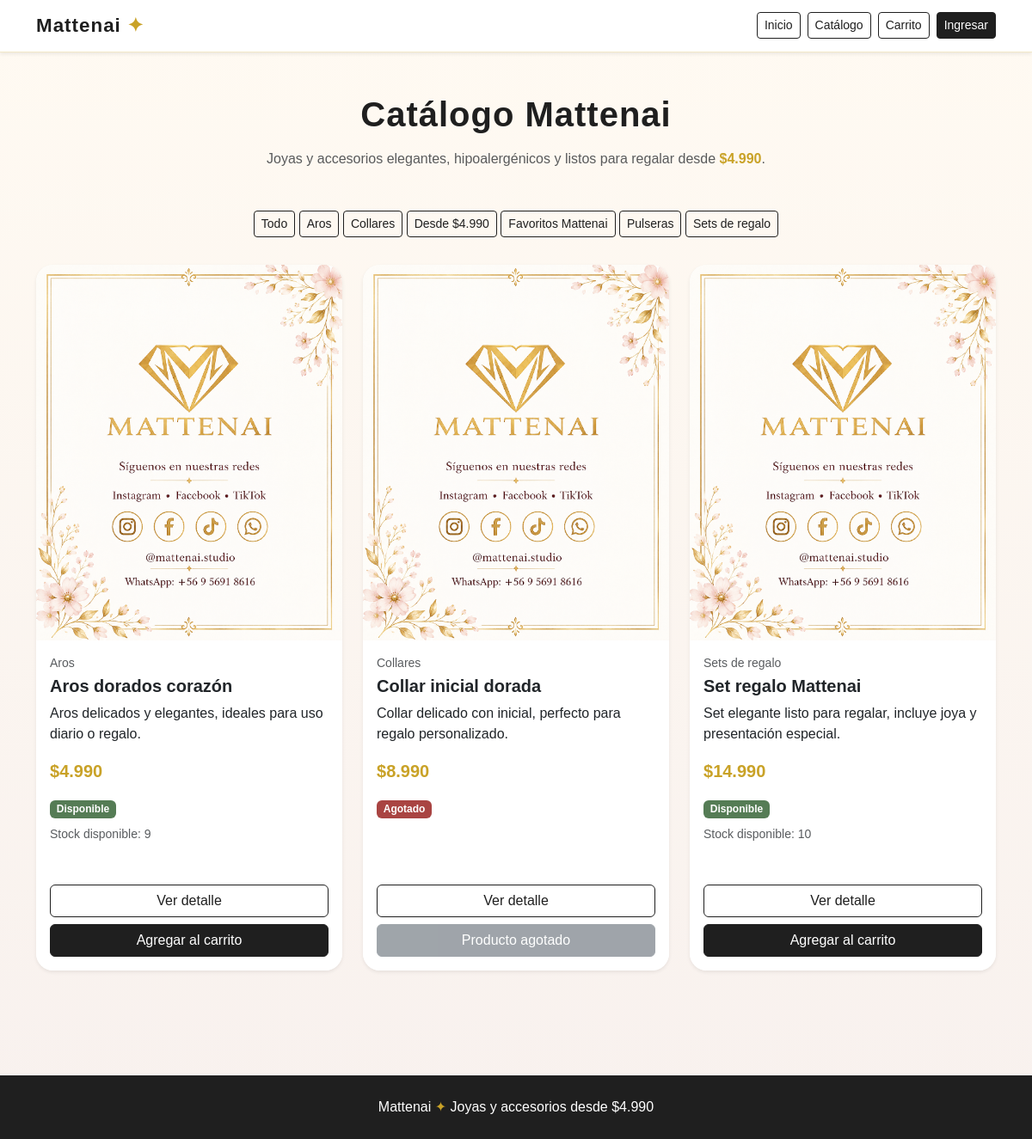
Screenshot of /catalogo/ with the database file from the repository.
### productos/models.py (models this page shows, shortened)
class Categoria(models.Model):
    nombre = models.CharField(max_length=100)
    descripcion = models.TextField(blank=True)
    class Meta:
        verbose_name = "Categoría"
        verbose_name_plural = "Categorías"
        ordering = ["nombre"]

class Producto(models.Model):
    categoria = models.ForeignKey(
        Categoria,
        on_delete=models.SET_NULL,
        null=True,
        blank=True,
        related_name="productos"
    )
    nombre = models.CharField(max_length=150)
    descripcion = models.TextField()
    precio = models.DecimalField(max_digits=10, decimal_places=0)
    costo = models.DecimalField(max_digits=10, decimal_places=0, default=0)
    stock = models.PositiveIntegerField(default=0)
    imagen = models.ImageField(upload_to="productos/", blank=True, null=True)
    activo = models.BooleanField(default=True)
    destacado = models.BooleanField(default=False)
    creado = models.DateTimeField(auto_now_add=True)
    class Meta:
        verbose_name = "Producto"
        verbose_name_plural = "Productos"
        ordering = ["nombre"]

### productos/views.py (the view)
# urls.py: path('catalogo/', views.catalogo, name='catalogo'),
def catalogo(request):
    productos = Producto.objects.filter(activo=True)
    categorias = Categoria.objects.all()
    categoria_id = request.GET.get('categoria')
    if categoria_id:
        productos = productos.filter(categoria_id=categoria_id)
    productos = list(productos)
    agregar_precios_formateados(productos)
    return render(request, 'productos/catalogo.html', {
        'productos': productos,
        'categorias': categorias,
    })

### productos/views.py (called while the page is built)
def formato_clp(valor):
    try:
        numero = int(valor)
        return f"{numero:,}".replace(",", ".")
    except (ValueError, TypeError):
        return valor

def agregar_precios_formateados(productos):
    for producto in productos:
        producto.precio_formateado = formato_clp(producto.precio)
    return productos

### templates/productos/catalogo.html (shortened to what this page needs)
{% load static %}
<!DOCTYPE html>
<html lang="es">
<head>
    <link href="https://cdn.jsdelivr.net/npm/bootstrap@5.3.3/dist/css/bootstrap.min.css" rel="stylesheet">
    <link rel="stylesheet" href="{% static 'css/style.css' %}">
</head>
<body class="bg-light">
{% include 'partials/navbar.html' %}
<div class="container py-5">
    <div class="text-center mb-5">
        <h1 class="fw-bold section-title">Catálogo Mattenai</h1>
        <p class="text-muted mt-3">
            Joyas y accesorios elegantes, hipoalergénicos y listos para regalar desde
            <strong class="text-gold">$4.990</strong>.
        </p>
    </div>
    <div class="mb-4 text-center">
        <a href="{% url 'catalogo' %}" class="btn btn-outline-dark btn-sm mb-2">
            Todo
        </a>
        {% for categoria in categorias %}
            <a href="?categoria={{ categoria.id }}" class="btn btn-outline-dark btn-sm mb-2">
                {{ categoria.nombre }}
            </a>
        {% endfor %}
    </div>
    <div class="row">
        {% for producto in productos %}
            <div class="col-md-4 mb-4">
                <div class="card h-100 shadow-sm border-0">
                    {% if producto.imagen %}
                        <img src="{{ producto.imagen.url }}" class="card-img-top" alt="{{ producto.nombre }}">
                    {% endif %}
                    <div class="card-body">
                        <p class="text-muted small mb-1">
                            {% if producto.categoria %}
                                {{ producto.categoria.nombre }}
                            {% else %}
                                Joya Mattenai
                            {% endif %}
                        </p>
                        <h5 class="card-title">
                            {{ producto.nombre }}
                        </h5>
                        <p class="card-text">
                            {{ producto.descripcion }}
                        </p>
                        <p class="fw-bold fs-5 price-mattenai">
                            ${{ producto.precio_formateado }}
                        </p>
                        {% if producto.stock > 0 %}
                            <span class="badge bg-success">
                                Disponible
                            </span>
                            <p class="text-muted small mt-2">
                                Stock disponible: {{ producto.stock }}
                            </p>
                        {% else %}
                            <span class="badge bg-danger">
                                Agotado
                            </span>
                        {% endif %}
                    </div>
                    <div class="card-footer bg-white border-0">
                        <a href="{% url 'detalle_producto' producto.id %}" class="btn btn-outline-dark w-100 mb-2">
                            Ver detalle
                        </a>
                        {% if producto.stock > 0 %}
                            <a href="{% url 'agregar_carrito' producto.id %}" class="btn btn-dark w-100">
                                Agregar al carrito
                            </a>
                        {% else %}
                            <button class="btn btn-secondary w-100" disabled>
                                Producto agotado
                            </button>
                        {% endif %}
                    </div>
                </div>
            </div>
        {% empty %}
            <div class="col-12">
                <div class="alert alert-info text-center">
                    No hay productos disponibles todavía.
                </div>
            </div>
        {% endfor %}
    </div>
</div>
<footer class="footer-mattenai text-center">
    <div class="container">
        <p class="mb-0">
            Mattenai <span>✦</span> Joyas y accesorios desde $4.990
        </p>
    </div>
</footer>
</body>
</html>

### templates/partials/navbar.html (shortened to what this page needs)
<nav class="navbar navbar-expand-lg bg-white shadow-sm">
    <div class="container">
        <a class="navbar-brand fw-bold" href="{% url 'home' %}">
            Mattenai
        </a>
        <div class="d-flex gap-2 align-items-center flex-wrap">
            <a class="btn btn-outline-dark btn-sm" href="{% url 'home' %}">
                Inicio
            </a>
            <a class="btn btn-outline-dark btn-sm" href="{% url 'catalogo' %}">
                Catálogo
            </a>
            <a class="btn btn-outline-dark btn-sm" href="{% url 'ver_carrito' %}">
                Carrito
            </a>
            {% if user.is_authenticated %}
                <span class="small text-muted">
                    Hola, {{ user.username }}
                </span>
                <form method="post" action="{% url 'logout' %}" class="d-inline">
                    {% csrf_token %}
                    <button type="submit" class="btn btn-outline-danger btn-sm">
                        Cerrar sesión
                    </button>
                </form>
            {% else %}
                <a class="btn btn-dark btn-sm" href="{% url 'login' %}">
                    Ingresar
                </a>
            {% endif %}
        </div>
    </div>
</nav>

### static/css/style.css (style rules this page uses)
:root { --mattenai-gold: #c9a227; --mattenai-soft-gold: #f4ead0; --mattenai-blush: #f8f1ee; --mattenai-dark: #1f1f1f; --mattenai-gray: #6c6c6c; --mattenai-white: #ffffff; }
body { background: linear-gradient(180deg, #fffaf2 0%, #f8f1ee 100%); color: var(--mattenai-dark); font-family: Arial, Helvetica, sans-serif; }
.navbar { border-bottom: 1px solid rgba(201, 162, 39, 0.25); }
.navbar-brand { color: var(--mattenai-dark) !important; letter-spacing: 1px; font-size: 1.4rem; }
.navbar-brand::after { content: " ✦"; color: var(--mattenai-gold); }
.btn-dark { background-color: var(--mattenai-dark); border-color: var(--mattenai-dark); }
.btn-outline-dark { border-color: var(--mattenai-dark); color: var(--mattenai-dark); }
.card { border-radius: 20px; overflow: hidden; transition: all 0.25s ease; }
.card-title { font-weight: bold; }
.card-footer { padding: 1rem; }
.badge.bg-success { background-color: #557c55 !important; }
.badge.bg-danger { background-color: #a94442 !important; }
.price-mattenai { color: var(--mattenai-gold); font-weight: bold; }
.section-title { font-weight: bold; letter-spacing: 1px; }
.text-gold { color: var(--mattenai-gold); }
.footer-mattenai { background-color: var(--mattenai-dark); color: #fff; padding: 25px 0; margin-top: 50px; }
.footer-mattenai span { color: var(--mattenai-gold); }

### rows the page displays
Categoria: nombre "Aros"
Categoria: nombre "Collares"
Categoria: nombre "Desde $4.990"
Categoria: nombre "Favoritos Mattenai"
Categoria: nombre "Pulseras"
Categoria: nombre "Sets de regalo"
Producto: imagen (picture), categoria.nombre "Aros", nombre "Aros dorados corazón", descripcion "Aros delicados y elegantes, ideales para uso diario o regalo.", precio_formateado "4.990", stock "9", shows "Agregar al carrito"
Producto: imagen (picture), categoria.nombre "Collares", nombre "Collar inicial dorada", descripcion "Collar delicado con inicial, perfecto para regalo personalizado.", precio_formateado "8.990", stock "Agotado"
Producto: imagen (picture), categoria.nombre "Sets de regalo", nombre "Set regalo Mattenai", descripcion "Set elegante listo para regalar, incluye joya y presentación especial.", precio_formateado "14.990", stock "10", shows "Agregar al carrito"
